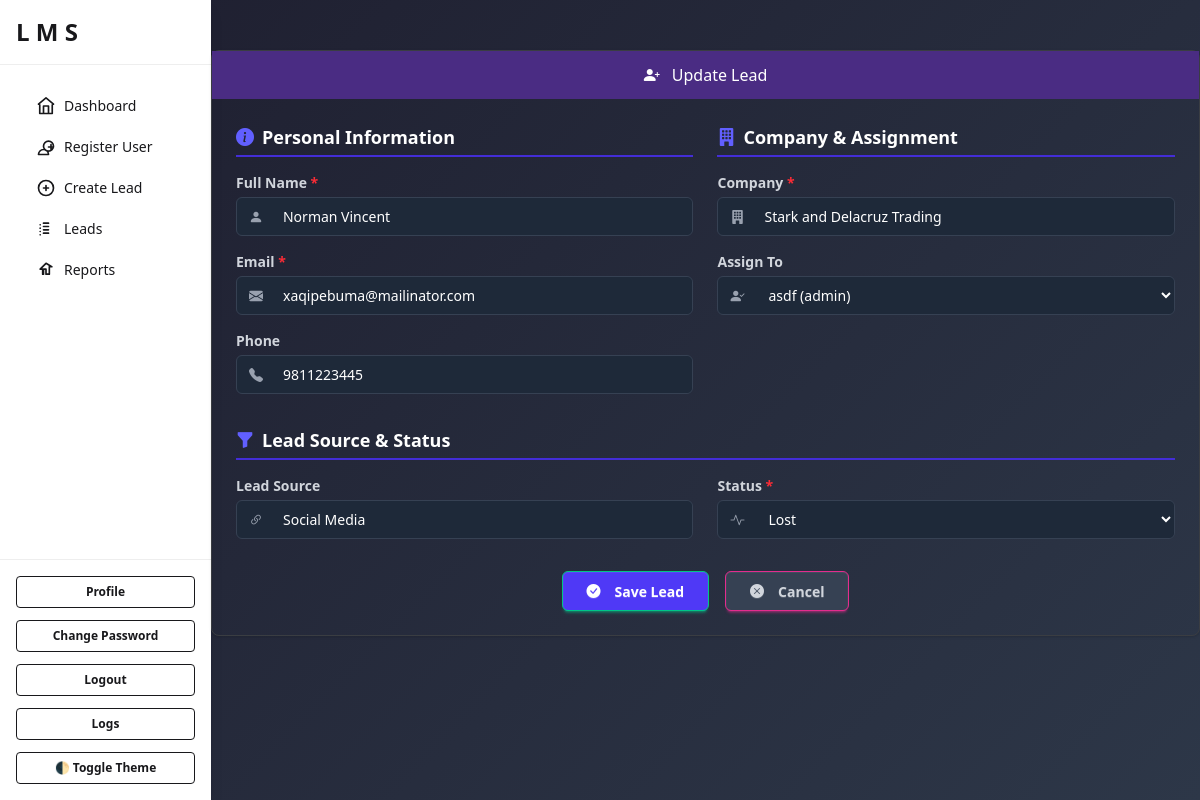
Page /2/update/ (signed in) on the committed database.
### leads/models.py (models this page shows, shortened)
class Lead(models.Model):
    STATUS_CHOICES = [
        ("new", "New"),
        ("in_progress", "In Progress"),
        ("converted", "Converted"),
        ("lost", "Lost"),
    ]
    name = models.CharField(max_length=200)
    email = models.EmailField()
    phone = models.CharField(max_length=15, blank=True, null=True)
    company = models.CharField(max_length=200, blank=True, null=True)
    source = models.CharField(max_length=200, blank=True, null=True)  # e.g., Website, Referral
    status = models.CharField(max_length=20, choices=STATUS_CHOICES, default="new")
    assigned_to = models.ForeignKey(
    settings.AUTH_USER_MODEL, on_delete=models.SET_NULL, null=True, blank=True
    )
    created_at = models.DateTimeField(auto_now_add=True)
    updated_at = models.DateTimeField(auto_now=True)

### leads/views.py (the view)
# urls.py: path("<int:pk>/update/", views.lead_update_view, name="lead_update_view"),
@login_required
def lead_update_view(request, pk):
    lead = get_object_or_404(Lead, pk=pk)
    form = LeadForm(instance=lead)
    return render(request, "leads/lead_update.html", {"form": form, "lead": lead, "title": "Update Lead"})

### leads/forms.py (shortened to what this page needs)
class LeadForm(forms.ModelForm):
    class Meta:
        model = Lead
        fields = ["name", "email", "phone", "company", "source", "status", "assigned_to"]
        widgets = {
            "name": forms.TextInput(attrs={"class": "form-control"}),
            "email": forms.EmailInput(attrs={"class": "form-control"}),
            "phone": forms.TextInput(attrs={"class": "form-control"}),
            "company": forms.TextInput(attrs={"class": "form-control"}),
            "source": forms.TextInput(attrs={"class": "form-control"}),
            "status": forms.Select(attrs={"class": "form-control"}),
            "assigned_to": forms.Select(attrs={"class": "form-control"}),
        }
    def __init__(self, *args, **kwargs):
        user = kwargs.pop("user", None)  # take logged-in user from view
        super().__init__(*args, **kwargs)

### accounts/models.py (called while the page is built)
    def __str__(self):
        return f"{self.username} ({self.role})"

### leads/templates/leads/lead_update.html (shortened to what this page needs)
{% extends "base.html" %}
{% load widget_tweaks %}
{% block content %}
<div class="lead-container">
    <div class="card shadow border-0 bg-dark lead-card">
        <div class="card-header bg-dark-purple text-white text-center py-3">
            <h4 class="mb-0"><i class="bi bi-person-plus-fill me-2"></i> {{ title }}</h4>
        </div>
        <div class="card-body p-6">
            <form method="post" id="leadForm" action="{% url 'leads:lead_update_ajax' lead.id %}" class="space-y-8" novalidate>
                <div class="flex flex-col md:flex-row md:space-x-6">
                    <div class="md:w-1/2 space-y-4">
                        <h6 class="text-white text-lg font-semibold flex items-center space-x-2 border-b-2 border-indigo-700 pb-1">
                            <i class="bi bi-info-circle-fill text-indigo-500"></i>
                            <span>Personal Information</span>
                        </h6>
                        <div>
                            <label for="id_name" class="block text-sm font-semibold text-gray-300 mb-1">Full Name <span class="text-red-500">*</span></label>
                            <div class="flex items-center bg-gray-800 border border-gray-700 rounded-md">
                                <span class="px-3 text-gray-400"><i class="bi bi-person-fill"></i></span>
                                {{ form.name|add_class:"w-full bg-gray-800 text-white rounded-r-md p-2" }}
                            </div>
                        </div>
                        <div>
                            <label for="id_email" class="block text-sm font-semibold text-gray-300 mb-1">Email <span class="text-red-500">*</span></label>
                            <div class="flex items-center bg-gray-800 border border-gray-700 rounded-md">
                                <span class="px-3 text-gray-400"><i class="bi bi-envelope-fill"></i></span>
                                {{ form.email|add_class:"w-full bg-gray-800 text-white rounded-r-md p-2" }}
                            </div>
                        </div>
                        <div>
                            <label for="id_phone" class="block text-sm font-semibold text-gray-300 mb-1">Phone</label>
                            <div class="flex items-center bg-gray-800 border border-gray-700 rounded-md">
                                <span class="px-3 text-gray-400"><i class="bi bi-telephone-fill"></i></span>
                                {{ form.phone|add_class:"w-full bg-gray-800 text-white rounded-r-md p-2" }}
                            </div>
                        </div>
                    </div>
                    <div class="md:w-1/2 space-y-4 mt-8 md:mt-0">
                        <h6 class="text-white text-lg font-semibold flex items-center space-x-2 border-b-2 border-indigo-700 pb-1">
                            <i class="bi bi-building-fill text-indigo-500"></i>
                            <span>Company & Assignment</span>
                        </h6>
                        <div>
                            <label for="id_company" class="block text-sm font-semibold text-gray-300 mb-1">Company <span class="text-red-500">*</span></label>
                            <div class="flex items-center bg-gray-800 border border-gray-700 rounded-md">
                                <span class="px-3 text-gray-400"><i class="bi bi-building-fill"></i></span>
                                {{ form.company|add_class:"w-full bg-gray-800 text-white rounded-r-md p-2" }}
                            </div>
                        </div>
                        <div>
                            <label for="id_assigned_to" class="block text-sm font-semibold text-gray-300 mb-1">Assign To</label>
                            <div class="flex items-center bg-gray-800 border border-gray-700 rounded-md">
                                <span class="px-3 text-gray-400"><i class="bi bi-person-check-fill"></i></span>
                                {{ form.assigned_to|add_class:"w-full bg-gray-800 text-white rounded-r-md p-2" }}
                            </div>
                        </div>
                    </div>
                </div>
                <div class="mt-8 space-y-4">
                    <h6 class="text-white text-lg font-semibold flex items-center space-x-2 border-b-2 border-indigo-700 pb-1">
                        <i class="bi bi-funnel-fill text-indigo-500"></i>
                        <span>Lead Source & Status</span>
                    </h6>
                    <div class="flex flex-col md:flex-row md:space-x-6">
                        <div class="w-full md:w-1/2">
                            <label for="id_source" class="block text-sm font-semibold text-gray-300 mb-1">Lead Source</label>
                            <div class="flex items-center bg-gray-800 border border-gray-700 rounded-md">
                                <span class="px-3 text-gray-400"><i class="bi bi-link-45deg"></i></span>
                                {{ form.source|add_class:"w-full bg-gray-800 text-white rounded-r-md p-2" }}
                            </div>
                        </div>
                        <div class="w-full md:w-1/2">
                            <label for="id_status" class="block text-sm font-semibold text-gray-300 mb-1">Status <span class="text-red-500">*</span></label>
                            <div class="flex items-center bg-gray-800 border border-gray-700 rounded-md">
                                <span class="px-3 text-gray-400"><i class="bi bi-activity"></i></span>
                                {{ form.status|add_class:"w-full bg-gray-800 text-white rounded-r-md p-2" }}
                            </div>
                        </div>
                    </div>
                </div>
                <div class="flex justify-center space-x-4 mt-8">
                    <button type="submit" class="btn btn-success px-6 py-2 text-white bg-indigo-600 rounded-md hover:bg-indigo-700 transition">
                        <i class="bi bi-check-circle-fill mr-2"></i> Save Lead
                    </button>
                    <button type="reset" class="btn btn-secondary px-6 py-2 text-gray-300 bg-gray-700 rounded-md hover:bg-gray-600 transition">
                        <i class="bi bi-x-circle-fill mr-2"></i> Cancel
                    </button>
                </div>
            </form>
        </div>
    </div>
</div>
{% endblock %}

### leads/templates/leads/lead_update.html (style rules this page uses)
body { background: linear-gradient(135deg, #1e1e2f 0%, #2d3748 100%) !important; }
.lead-container { min-height: 100vh; padding: 50px 0; width: 100%; }
.lead-card { max-width: 1000px; margin: auto; border-radius: .5rem; border: 1px solid #3a3d42; }
.bg-dark-purple { background-color: #4A2C83 !important; }

### rows in the picture
Lead: name "Norman Vincent", email "xaqipebuma@mailinator.com", phone "9811223445", company "Stark and Delacruz Trading", assigned_to "asdf (admin)", source "Social Media", status "Lost"

### other values in the picture
{{ title }} "Update Lead"
